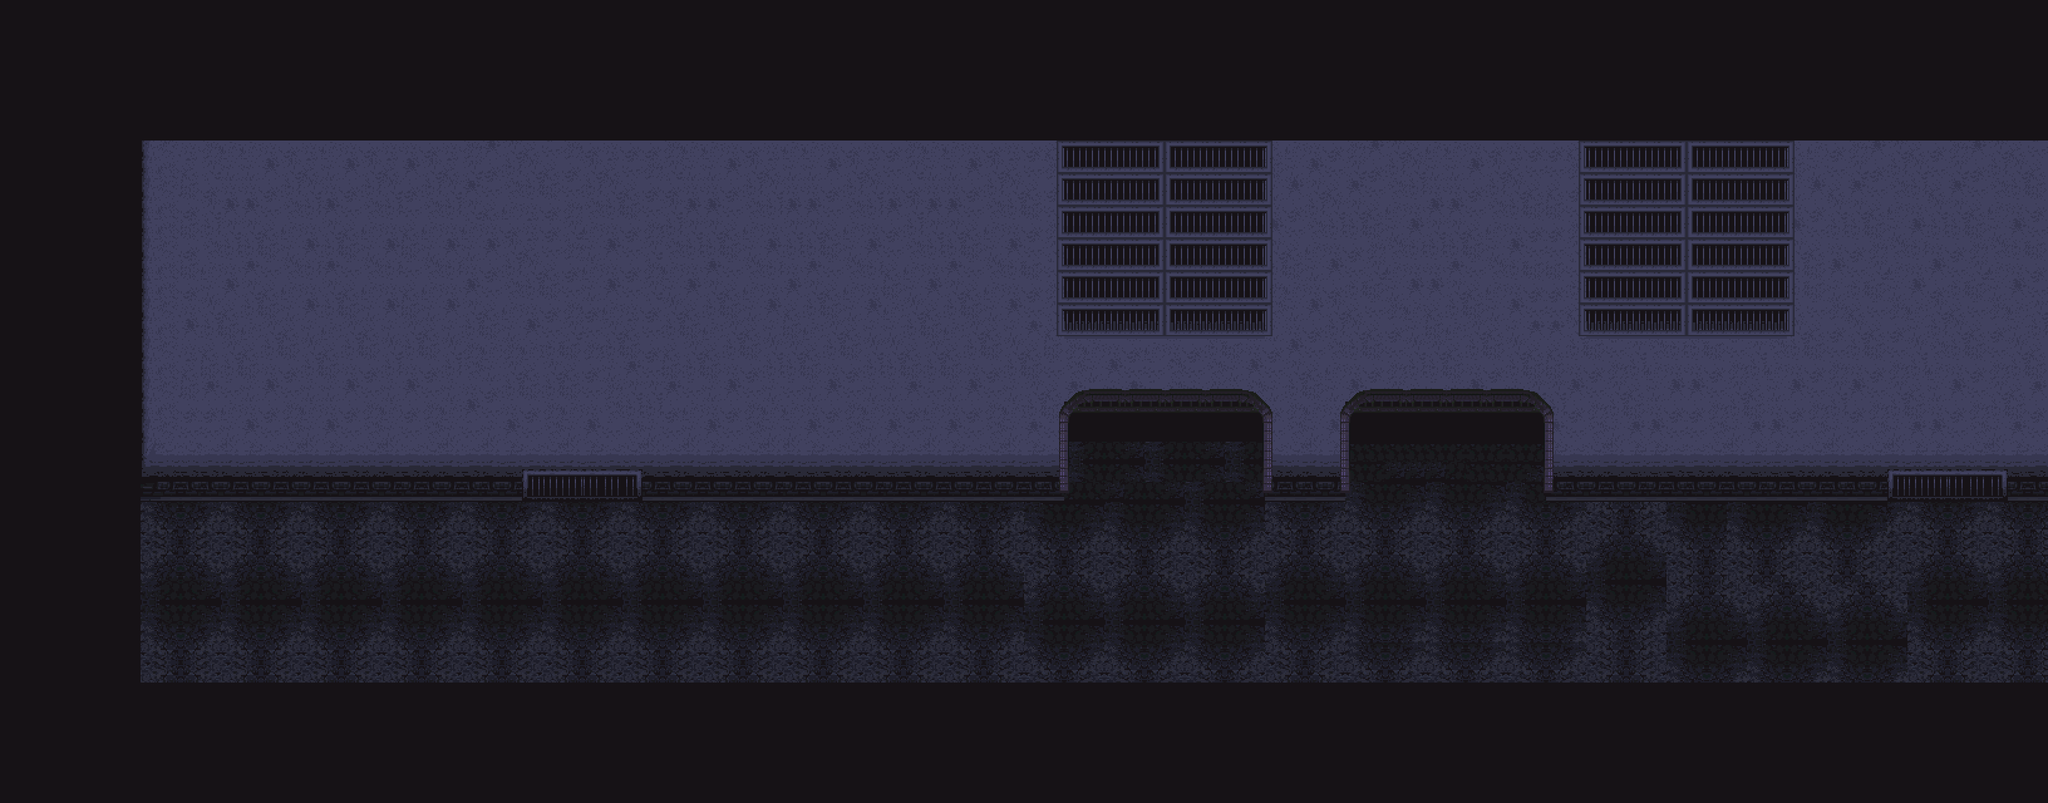

Below is a game level as drawn by its tile map, then a one-line description and the .tmx that defines it (tile-layer data replaced by summaries):
An orthogonal 102x40 tile map with 32x32 px tiles, 8 tile layers (Ground, stairs, aboveground, dark, ...), 2 hidden layers not drawn, 8 tilesets and 18 objects (17x BasicNPC, Player).

<map version="1.0" tiledversion="1.1.5" orientation="orthogonal" renderorder="right-down" width="102" height="40" tilewidth="32" tileheight="32" infinite="0" nextobjectid="513">
 <properties>
  <property name="battlebg" type="file" value="../art/backgrounds/robotropolis1.png" />
  <property name="onload" type="file" value="actions/ironlock5.lua" />
  <property name="regionName" value="Iron Lock" />
  <property name="sectorName" value="1F" />
 </properties>
 <tileset firstgid="1" source="robotropolis.tsx" />
 <tileset firstgid="3501" source="datacenter_interior.tsx" />
 <tileset firstgid="4691" source="darkswamp2.tsx" />
 <tileset firstgid="6391" source="ironlock.tsx" />
 <tileset firstgid="13391" source="knotholeindoors.tsx" />
 <tileset firstgid="15193" source="darkswamp.tsx" />
 <tileset firstgid="20782" source="castle1.tsx" />
 <tileset firstgid="21832" source="worldmap.tsx" />
 <layer name="Ground" width="102" height="40">
  <data>[4080 cells, 3648 non-empty, 24 distinct tile ids]</data>
 </layer>
 <layer name="stairs" width="102" height="40">
  <data>[4080 cells, 62 non-empty, 1 distinct tile ids]</data>
 </layer>
 <objectgroup name="below2">
  <object id="510" name="TrapDoor" type="BasicNPC" gid="2311" x="1824" y="1024" width="256" height="192">
   <properties>
    <property name="ghost" type="bool" value="true" />
    <property name="sprite" type="file" value="../art/sprites/trapdoor.png" />
   </properties>
  </object>
 </objectgroup>
 <objectgroup name="below">
  <object id="499" name="Sonic" type="BasicNPC" gid="37" x="1760" y="768" width="64" height="64">
   <properties>
    <property name="align" value="bottom_left" />
    <property name="defaultAnim" value="idledown" />
    <property name="nocollision" type="bool" value="true" />
    <property name="sprite" type="file" value="../art/sprites/sonic.png" />
   </properties>
  </object>
  <object id="500" name="Sally" type="BasicNPC" gid="37" x="1888" y="768" width="64" height="64">
   <properties>
    <property name="align" value="bottom_left" />
    <property name="defaultAnim" value="idledown" />
    <property name="nocollision" type="bool" value="true" />
    <property name="sprite" type="file" value="../art/sprites/sally.png" />
   </properties>
  </object>
  <object id="501" name="Fleet" type="BasicNPC" gid="37" x="2272" y="768" width="64" height="64">
   <properties>
    <property name="align" value="bottom_left" />
    <property name="defaultAnim" value="idledown" />
    <property name="nocollision" type="bool" value="true" />
    <property name="sprite" type="file" value="../art/sprites/fleet.png" />
   </properties>
  </object>
  <object id="502" name="Logan" type="BasicNPC" gid="37" x="2176" y="768" width="64" height="64">
   <properties>
    <property name="align" value="bottom_left" />
    <property name="defaultAnim" value="attitude" />
    <property name="nocollision" type="bool" value="true" />
    <property name="sprite" type="file" value="../art/sprites/logan.png" />
   </properties>
  </object>
  <object id="503" name="Ivan" type="BasicNPC" gid="37" x="2368" y="768" width="64" height="64">
   <properties>
    <property name="align" value="bottom_left" />
    <property name="defaultAnim" value="attitude" />
    <property name="nocollision" type="bool" value="true" />
    <property name="sprite" type="file" value="../art/sprites/ivan.png" />
   </properties>
  </object>
  <object id="506" name="Bars3" type="BasicNPC" gid="37" x="2144" y="800" width="128" height="128">
   <properties>
    <property name="align" value="bottom_left" />
    <property name="nocollision" type="bool" value="true" />
    <property name="sprite" type="file" value="../art/sprites/door7.png" />
   </properties>
  </object>
  <object id="507" name="Bars1" type="BasicNPC" gid="37" x="1696" y="800" width="128" height="128">
   <properties>
    <property name="align" value="bottom_left" />
    <property name="nocollision" type="bool" value="true" />
    <property name="sprite" type="file" value="../art/sprites/door7.png" />
   </properties>
  </object>
  <object id="508" name="Bars2" type="BasicNPC" gid="37" x="1888" y="800" width="128" height="128">
   <properties>
    <property name="align" value="bottom_left" />
    <property name="nocollision" type="bool" value="true" />
    <property name="sprite" type="file" value="../art/sprites/door7.png" />
   </properties>
  </object>
  <object id="509" name="Bars4" type="BasicNPC" gid="37" x="2336" y="800" width="128" height="128">
   <properties>
    <property name="align" value="bottom_left" />
    <property name="nocollision" type="bool" value="true" />
    <property name="sprite" type="file" value="../art/sprites/door7.png" />
   </properties>
  </object>
 </objectgroup>
 <objectgroup name="bars" />
 <layer name="aboveground" width="102" height="40">
  <data>[4080 cells, 1811 non-empty, 33 distinct tile ids]</data>
 </layer>
 <layer name="dark" width="102" height="40">
  <data>[4080 cells, 212 non-empty, 3 distinct tile ids]</data>
 </layer>
 <layer name="underdoor" width="102" height="40">
  <data>[4080 cells, 344 non-empty, 158 distinct tile ids]</data>
 </layer>
 <objectgroup name="objects">
  <object id="265" name="Spawn 1" type="Player" gid="37" x="1640" y="896" width="32" height="32">
   <properties>
    <property name="orientation" value="up" />
   </properties>
  </object>
  <object id="267" name="Snively" type="BasicNPC" gid="37" x="1440" y="832" width="32" height="32">
   <properties>
    <property name="align" value="bottom_left" />
    <property name="defaultAnim" value="idleup" />
    <property name="ghost" type="bool" value="true" />
    <property name="sprite" type="file" value="../art/sprites/snively.png" />
   </properties>
  </object>
  <object id="268" name="Swatbot1" type="BasicNPC" gid="37" x="224" y="896" width="32" height="32">
   <properties>
    <property name="defaultAnim" value="idleright" />
    <property name="ghost" type="bool" value="true" />
    <property name="sprite" type="file" value="../art/sprites/swatbotwhite.png" />
   </properties>
  </object>
  <object id="269" name="Swatbot2" type="BasicNPC" gid="37" x="320" y="960" width="32" height="32">
   <properties>
    <property name="defaultAnim" value="idleright" />
    <property name="ghost" type="bool" value="true" />
    <property name="sprite" type="file" value="../art/sprites/swatbotwhite.png" />
   </properties>
  </object>
  <object id="271" name="Swatbot3" type="BasicNPC" gid="37" x="320" y="832" width="32" height="32">
   <properties>
    <property name="defaultAnim" value="idleright" />
    <property name="ghost" type="bool" value="true" />
    <property name="sprite" type="file" value="../art/sprites/swatbotwhite.png" />
   </properties>
  </object>
  <object id="504" name="Antoine" type="BasicNPC" gid="37" x="1088" y="800" width="32" height="32">
   <properties>
    <property name="defaultAnim" value="proud" />
    <property name="ghost" type="bool" value="true" />
    <property name="sprite" type="file" value="../art/sprites/antoine.png" />
   </properties>
  </object>
  </objectgroup>
 <layer name="belowabove" width="102" height="40">
  <data>[4080 cells, 0 non-empty, 0 distinct tile ids]</data>
 </layer>
 <layer name="hidden" width="102" height="40" opacity="0">
  <data>[4080 cells, 57 non-empty, 19 distinct tile ids]</data>
 </layer>
 <layer name="above" width="102" height="40">
  <data>[4080 cells, 1515 non-empty, 1 distinct tile ids]</data>
 </layer>
 <layer name="Collision" width="102" height="40" visible="0">
  <data>[4080 cells, 290 non-empty, 1 distinct tile ids]</data>
 </layer>
 <layer name="BunnyExtCollision" width="102" height="40" visible="0">
  <data>[4080 cells, 0 non-empty, 0 distinct tile ids]</data>
 </layer>
</map>
<!-- 2 of 18 objects omitted -->
